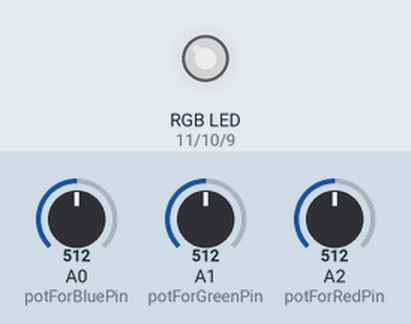
This sketch was run on a simulated Arduino Uno, built with avr-gcc and run on an emulated ATmega328P. Shown: an RGB LED mixed from three pins (HIGH = lit). The test bench sets the inputs (shaded band); at power-on: A0 (potForBluePin) = 512, A1 (potForGreenPin) = 512, A2 (potForRedPin) = 512. Dim RGB values are drawn brighter than linear.

Above: at 1.2 s.
1.3 s: A0 (potForBluePin) set to 716
At 2.0 s:
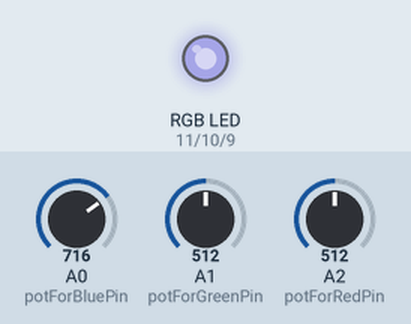
2.8 s: A1 (potForGreenPin) set to 716
At 3.1 s:
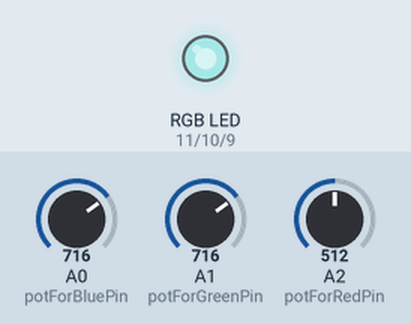
4.3 s: A2 (potForRedPin) set to 716
At 5.5 s:
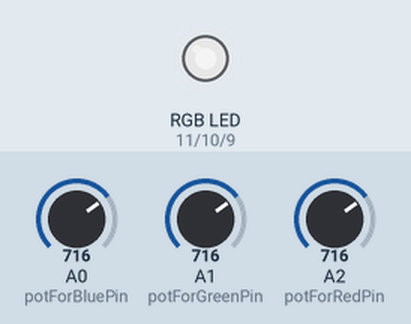
5.8 s: A0 (potForBluePin) set to 900
At 6.6 s:
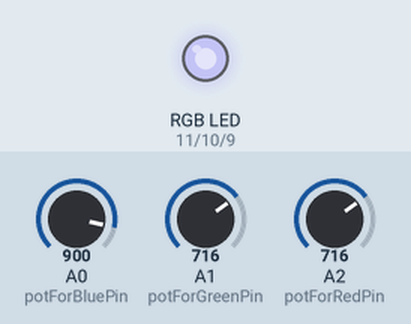
7.3 s: A1 (potForGreenPin) set to 900
At 7.8 s:
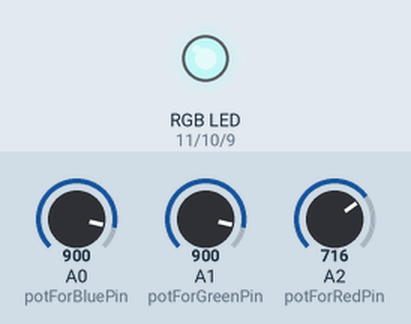
8.8 s: A2 (potForRedPin) set to 900
At 10.1 s:
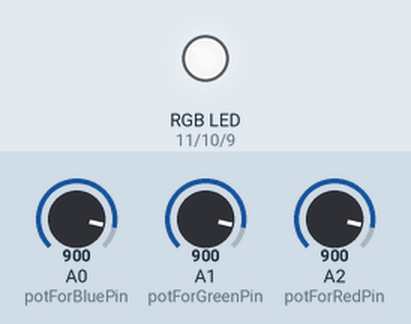
Timing chart, 0 to 11.3 s (numbered marks = the images above; inputs shaded):
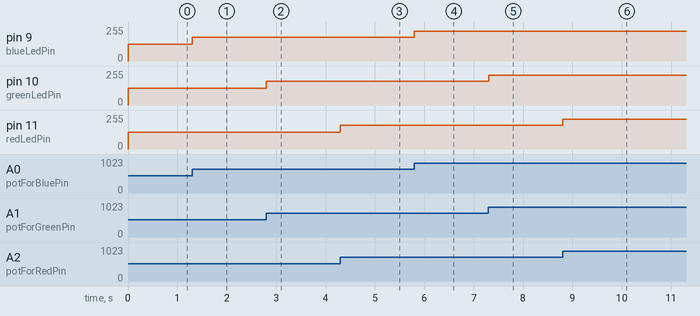

The sketch:

Homework_1_RGB_LED.ino
```cpp
const int redLedPin = 11;
const int greenLedPin = 10;
const int blueLedPin = 9;

const int potForBluePin = A0;
const int potForGreenPin = A1;
const int potForRedPin = A2;

int potForBlueValue = 0;
int potForGreenValue = 0;
int potForRedValue = 0;

const int minLedValue = 0;
const int maxLedValue = 255;
const int minPotValue = 0;
const int maxPotValue = 1023;

void setup() {
  pinMode(redLedPin, OUTPUT);
  pinMode(greenLedPin, OUTPUT);
  pinMode(blueLedPin, OUTPUT);

  pinMode(potForBluePin, INPUT);
  pinMode(potForGreenPin, INPUT);
  pinMode(potForRedPin, INPUT);

  Serial.begin(9600);
}

void loop() {
  potForBlueValue = analogRead(potForBluePin);
  potForGreenValue = analogRead(potForGreenPin);
  potForRedValue = analogRead(potForRedPin);

  setColor(potForRedValue, potForGreenValue, potForBlueValue);
}

void setColor(int redValue, int greenValue, int blueValue) {
  analogWrite(redLedPin, map(redValue, minPotValue, maxPotValue, minLedValue, maxLedValue));
  analogWrite(greenLedPin, map(greenValue, minPotValue, maxPotValue, minLedValue, maxLedValue));
  analogWrite(blueLedPin, map(blueValue, minPotValue, maxPotValue, minLedValue, maxLedValue));
}
```

Measured:
- after the input at 1.3 s, pin 9 (blueLedPin): 127/255 → 178/255 at once
- after the input at 2.8 s, pin 10 (greenLedPin): 127/255 → 178/255 at once
- after the input at 4.3 s, pin 11 (redLedPin): 127/255 → 178/255 at once
- after the input at 5.8 s, pin 9 (blueLedPin): 178/255 → 224/255 at once
- after the input at 7.3 s, pin 10 (greenLedPin): 178/255 → 224/255 at once
- after the input at 8.8 s, pin 11 (redLedPin): 178/255 → 224/255 at once
